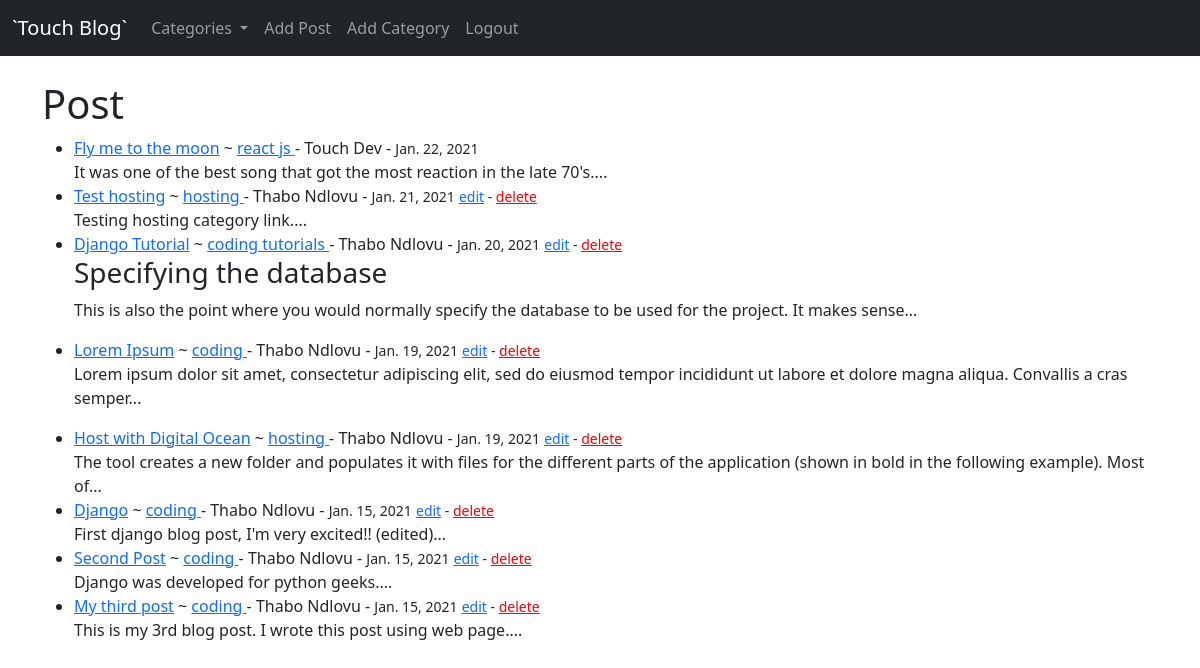
Page /blog/ (signed in) on the earlier database version.
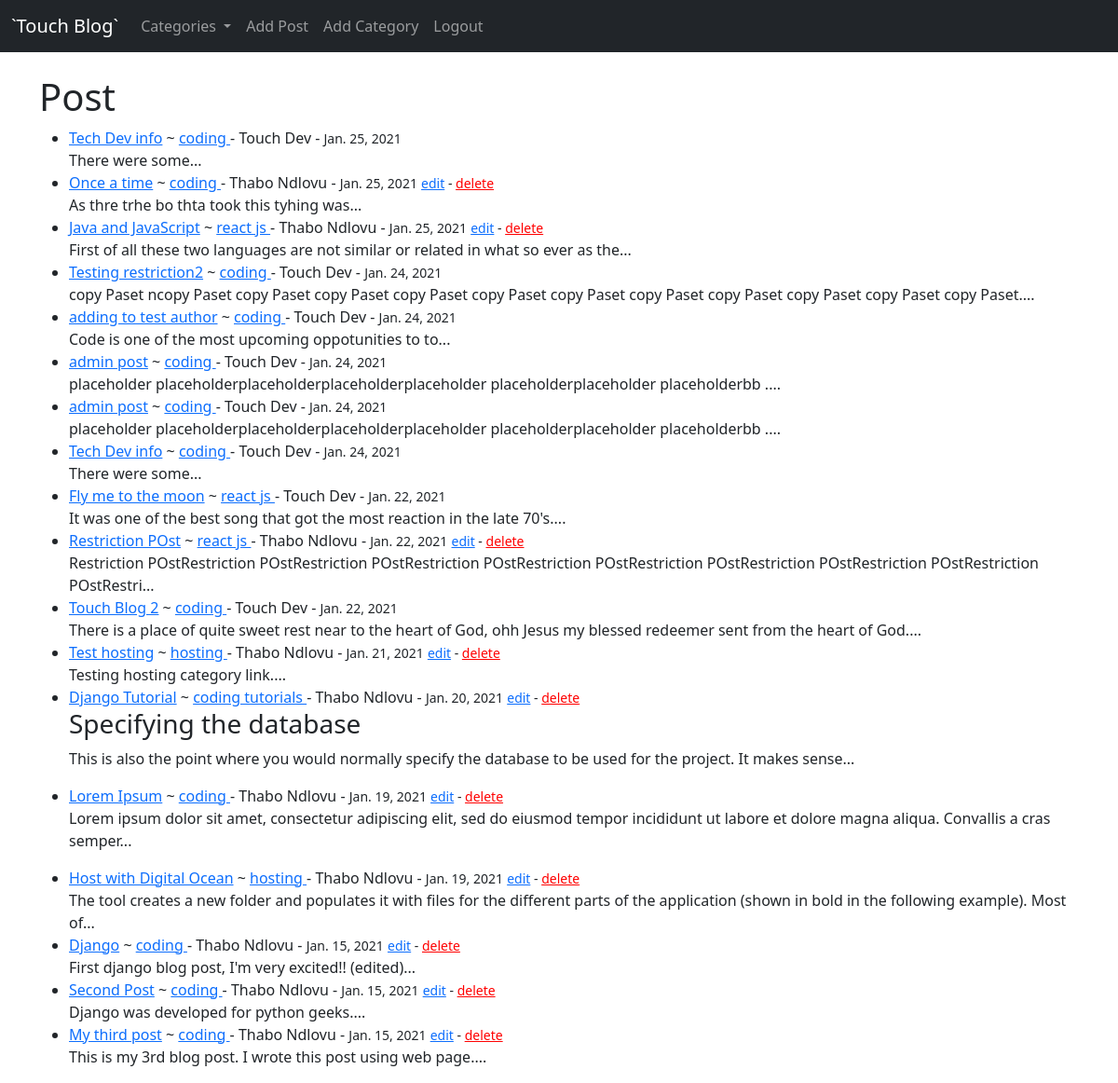
Same page on the later database version.
### blog/models.py (models this page shows, shortened)
class Post(models.Model):
    title = models.CharField(max_length=255)
    author = models.ForeignKey(User, on_delete=models.CASCADE)
    body = models.TextField()
    post_date = models.DateField(auto_now_add=True)
    category = models.CharField(max_length=255, default='coding')
    likes = models.ManyToManyField(User, related_name="blog_posts")

### blog/views.py (the view)
# urls.py: path('', HomeView.as_view(), name='home'),
class HomeView(ListView):
	model = Post
	template_name = 'home.html'
	ordering = ['-post_date']
	def get_context_data(self, *args, **kwargs):
		cat_menu = Category.objects.all()
		context = super(HomeView, self).get_context_data(*args, **kwargs)
		context['cat_menu'] = cat_menu
		return context

### blog/models.py (called while the page is built)
	def __str__(self):
		return self.name

### blog/templates/home.html
{% extends 'base.html' %}
{% block content %}
    <h1>Post</h1>
	<ul>
	{% for post in object_list %}
		<li>
		<a href="{% url 'article' post.pk %}">{{ post.title }}</a>
		 ~ <a href="{% url 'category' post.category|slugify %}"> {{ post.category }} </a>
		 - {{ post.author.first_name }} {{ post.author.last_name }} - <small>{{ post.post_date }}</small>
		 <small>
			{% if user.is_authenticated %}
				{% if user.id == post.author.id %}
					<a href="{% url 'update_post' post.pk %}">edit</a> -
					<a style="color: red;" href="{% url 'delete_post' post.pk %}">delete</a>
				{% endif %}
			{% endif %}
		 </small>
		 <br>
		{{ post.body|slice:":150"|safe }}...
		</li>
	{% endfor %}
	</ul>
{% endblock %}

Differences in the rows shown:
added Post: title "Tech Dev info", category "coding", author.first_name "Touch", author.last_name "Dev", post_date "Jan. 25, 2021", body "There were some"
added Post: title "Once a time", category "coding", author.first_name "Thabo", author.last_name "Ndlovu", post_date "Jan. 25, 2021", shows "edit", body "As thre trhe bo thta took this tyhing was"
added Post: title "Java and JavaScript", category "react js", author.first_name "Thabo", author.last_name "Ndlovu", post_date "Jan. 25, 2021", shows "edit", body "First of all these two languages are not similar or related in what so ever as the"
added Post: title "Testing restriction2", category "coding", author.first_name "Touch", author.last_name "Dev", post_date "Jan. 24, 2021", body "copy Paset ncopy Paset copy Paset copy Paset copy Paset copy Paset copy Paset copy Paset copy Paset copy Paset copy Paset copy Paset."
added Post: title "adding to test author", category "coding", author.first_name "Touch", author.last_name "Dev", post_date "Jan. 24, 2021", body "Code is one of the most upcoming oppotunities to to"
added Post: title "admin post", category "coding", author.first_name "Touch", author.last_name "Dev", post_date "Jan. 24, 2021", body "placeholder placeholderplaceholderplaceholderplaceholder placeholderplaceholder placeholderbb ."
added Post: title "admin post", category "coding", author.first_name "Touch", author.last_name "Dev", post_date "Jan. 24, 2021", body "placeholder placeholderplaceholderplaceholderplaceholder placeholderplaceholder placeholderbb ."
added Post: title "Tech Dev info", category "coding", author.first_name "Touch", author.last_name "Dev", post_date "Jan. 24, 2021", body "There were some"
added Post: title "Restriction POst", category "react js", author.first_name "Thabo", author.last_name "Ndlovu", post_date "Jan. 22, 2021", shows "edit", body "Restriction POstRestriction POstRestriction POstRestriction POstRestriction POstRestriction POstRestriction POstRestriction POstRestriction POstRestri"
added Post: title "Touch Blog 2", category "coding", author.first_name "Touch", author.last_name "Dev", post_date "Jan. 22, 2021", body "There is a place of quite sweet rest near to the heart of God, ohh Jesus my blessed redeemer sent from the heart of God."
